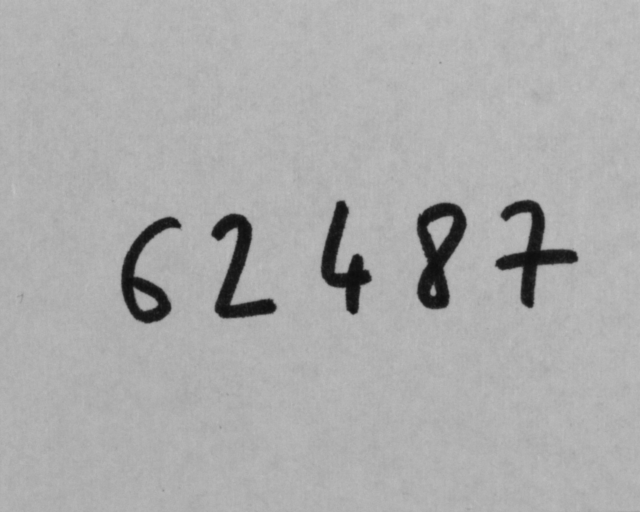
#> input picture code0 (2) (1) (3).tif, 1280 x 1024 px (shown at 1/2 size)
$ jupyter execute TriPostal2.ipynb
#> lines starting #> are read from the running program, lines starting #| are printed output that depends on the picture; after the words box and inside, x2 and y2 are one past the last pixel; in counts of white or black regions, pixels touching at a corner belong together
[cell 1]
import cv2 as cv
from matplotlib import pyplot as plt
import numpy as np

[cell 2]
image = cv.imread("./code0 (2) (1) (3).tif", cv.IMREAD_GRAYSCALE) #image charger en niveau de gris directement
#> image is the input picture: shape (1024, 1280); min 13, max 197, mean 172.2


assert image is not None, "file could not be read, check with os.path.exists()"

[cell 3]
plt.imshow(image, cmap='gray')

## histogramme

[cell 4]
if image is None:
     print("Erreur : Impossible de lire l'image.")
else:
        # Calculer l'histogramme
        histogram = cv.calcHist([image], [0], None, [256], [0, 256])
#> histogram = 256 values, max 159675 at index 179, min 0 at index 0, mean 5120

        # Afficher l'image
        plt.figure(figsize=(12, 5))

        plt.subplot(1, 2, 1)
        plt.imshow(image, cmap='gray')
        plt.title("Image en Niveaux de Gris")
        plt.axis("off")

        # Afficher l'histogramme
        plt.subplot(1, 2, 2)
        plt.plot(histogram, color='black')
        plt.title("Histogramme des Intensités")
        plt.xlabel("Valeur des Pixels")
        plt.ylabel("Nombre de Pixels")
        plt.xlim([0, 256])  # Plage des valeurs de pixel

        plt.show()
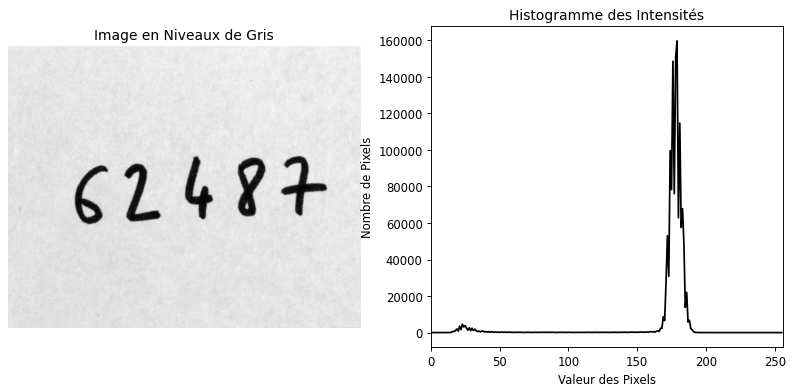
#> figure drawn by matplotlib, 2 panels; panel 2: curve peaks at x = 179, y = 159675

[cell 5]
def showHist(image):
    if image.ndim == 2:
        fig, axes = plt.subplots(1, 2, figsize=(9, 4))
        histr = cv.calcHist([image], [0], None, [256], [0, 256]).flatten()
        axes[1].bar(range(len(histr)), histr)
        axes[1].set_xlim([0, 256])
        axes[0].imshow(image, cmap="gray")
        axes[0].set_axis_off()
    else:
        color = ("b", "g", "r")
        for i, col in enumerate(color):
            histr = cv.calcHist([image], [i], None, [256], [0, 256])
            plt.plot(histr, color=col)
            plt.xlim([0, 256])
    plt.show()

[cell 6]
showHist(image)
#> in showHist, `histr = cv.calcHist([image], [0], None, [256], [0, 256]).flatten()`: histr has the same summary as histogram outside showHist

## Binarisation

[cell 7]
def binarize(image):
    tresh, img = cv.threshold(image, 0, 255, cv.THRESH_BINARY_INV + cv.THRESH_OTSU)
    return tresh, img.astype("uint8")

def showBinary(image):
    tresh, binary_img = binarize(image)
#> in binarize, `tresh, img = cv.threshold(image, 0, 255, cv.THRESH_BINARY_INV + cv.THR..`:
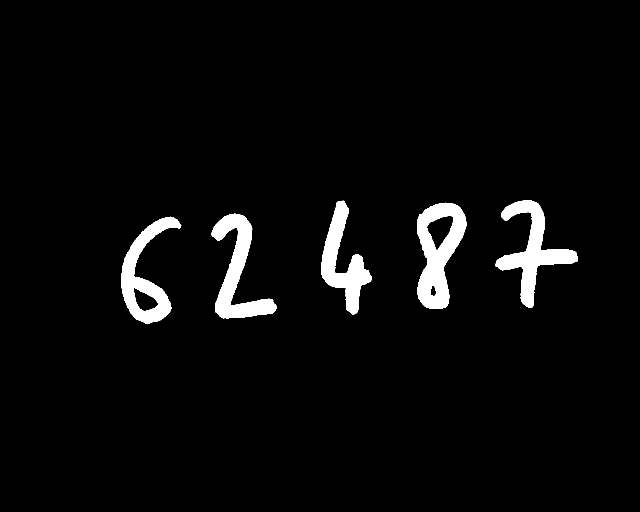
#> img: shape (1024, 1280) (shown at 1/2 size); 3.8% white; 5 white regions, box (x1, y1, x2, y2) and area: (834, 405, 934, 618) 11557, (991, 400, 1156, 616) 10592, (423, 427, 553, 637) 9969, (242, 433, 363, 647) 9251, (642, 401, 743, 629) 8854
#> in binarize, `tresh, img = cv.threshold(image, 0, 255, cv.THRESH_BINARY_INV + cv.THR..`: tresh = 105
    plt.imshow(binary_img, cmap="gray")
    plt.title(f"Binarized image with a threshold value of {tresh}")
    plt.axis("off")
    plt.show()

[cell 8]
showBinary(image)

## Erosion

[cell 9]
def enhance_img(image):
    kernel = np.ones((5, 5), np.uint8)
    image_erode = cv.erode(image, kernel, iterations=1)
    return image_erode

[cell 10]
# Appliquer l'amélioration de l'image
eroded_image = enhance_img(binarize(image)[1])
#> in enhance_img, `kernel = np.ones((5, 5), np.uint8)`: kernel = [[1, 1, 1, 1, 1], [1, 1, 1, 1, 1], [1, 1, 1, 1, 1], [1, 1, 1, 1, 1], [1, 1, 1, 1, 1]]
#> in enhance_img, `image_erode = cv.erode(image, kernel, iterations=1)`: image_erode: shape (1024, 1280); 3.1% white; 5 white regions, box (x1, y1, x2, y2) and area: (836, 408, 931, 616) 9540, (993, 402, 1154, 614) 8655, (425, 430, 551, 635) 8097, (644, 404, 741, 627) 7262, (245, 436, 360, 645) 7236
plt.imshow(eroded_image , cmap='gray' )

## Identification des region de l'image

[cell 11]
def connectedRegion(image):
    """
    Fonction qui détecte les régions connectées dans une image binaire et extrait chaque région sous forme de sous-image.

    :param image: Image binaire (noir et blanc) contenant les objets connectés.
    :return: L'image avec les contours dessinés + Liste des régions extraites.
    """

    # Étape 1 : Détecter les régions connectées
    num_labels, labels = cv.connectedComponents(image)
    # `num_labels` : Nombre total de régions (y compris l'arrière-plan)
    # `labels` : Image où chaque pixel a une valeur indiquant à quelle région il appartient

    # Étape 2 : Convertir l'image en couleur pour afficher les contours
    output = cv.cvtColor(image, cv.COLOR_GRAY2BGR)  # Convertit l'image en RGB pour dessiner les rectangles en couleur

    digits = []  # Liste pour stocker les régions extraites

    # Étape 3 : Boucler sur chaque région détectée (en ignorant le fond qui est label=0)
    for label in range(1, num_labels):
        mask = (labels == label).astype("uint8") * 255
        # Crée une image binaire où la région actuelle est en blanc (255) et le reste en noir (0)

        # Trouver toutes les coordonnées des pixels appartenant à cette région
        coords = cv.findNonZero(mask)  # Renvoie une liste des coordonnées (x, y) où mask = 255

        # Trouver les bornes de la boîte englobante (bounding box)
        x_min, y_min = coords[:, 0, 0].min(), coords[:, 0, 1].min()
        x_max, y_max = coords[:, 0, 0].max(), coords[:, 0, 1].max()

        # Étape 4 : Dessiner un rectangle autour de chaque région détectée
        cv.rectangle(output, (x_min, y_min), (x_max, y_max), (0, 255, 0), 2)
        # Dessine un rectangle vert (0, 255, 0) avec une épaisseur de 2 pixels

        # Étape 5 : Extraire la sous-image correspondant à la région détectée
        digits.append(mask[y_min:y_max, x_min:x_max])
        # On découpe la région et l'ajoute à la liste

    return output, digits

[cell 12]
def connectedRegion_contours(image):
    """
    Détecte les régions connectées dans une image binaire en utilisant cv.findContours()
    et extrait chaque région sous forme de sous-image.

    :param image: Image binaire (noir et blanc) contenant les objets connectés.
    :return: L'image avec les contours dessinés + Liste des régions extraites.
    """

    # Étape 1 : Trouver les contours des objets connectés
    contours, _ = cv.findContours(image, cv.RETR_EXTERNAL, cv.CHAIN_APPROX_SIMPLE)
    # `cv.RETR_EXTERNAL` : Récupère uniquement les contours externes
    # `cv.CHAIN_APPROX_SIMPLE` : Compresse les contours en supprimant les points redondants

    # Étape 2 : Convertir l'image en couleur pour dessiner les rectangles
    output = cv.cvtColor(image, cv.COLOR_GRAY2BGR)

    digits = []  # Liste des régions extraites

    # Étape 3 : Boucler sur chaque contour détecté
    for contour in contours:
        # Trouver la boîte englobante (bounding box) autour du contour
        x, y, w, h = cv.boundingRect(contour)

        # Dessiner un rectangle autour de la région
        cv.rectangle(output, (x, y), (x + w, y + h), (0, 255, 0), 2)

        # Extraire la région d'intérêt
        digit = image[y:y + h, x:x + w]
        digits.append(digit)

    return output, digits

[cell 13]
from typing import List

def show_digits(digits: List[np.ndarray]):
    """
    Affiche une liste d'images de chiffres (ou régions extraites) en niveaux de gris.

    :param digits: Liste de sous-images en niveaux de gris.
    """
    num_digits = len(digits)  # Nombre d'images à afficher

    if num_digits == 0:
        print("Aucune image à afficher.")
        return

    # Créer une figure avec plusieurs sous-plots
    fig, axes = plt.subplots(1, num_digits, figsize=(num_digits * 2, 2))

    # Si un seul élément, `axes` n'est pas une liste, on le convertit
    if num_digits == 1:
        axes = [axes]

    # Parcourir et afficher chaque image
    for idx, digit in enumerate(digits):
        axes[idx].imshow(digit, cmap="gray")  # Affichage en niveaux de gris
        axes[idx].axis("off")  # Cacher les axes pour une meilleure visibilité

    plt.show()  # Afficher l'ensemble des images

[cell 14]
# Détecter et afficher les régions connectées
regions_image, digits = connectedRegion(eroded_image)
#> in connectedRegion, `num_labels, labels = cv.connectedComponents(image)`:
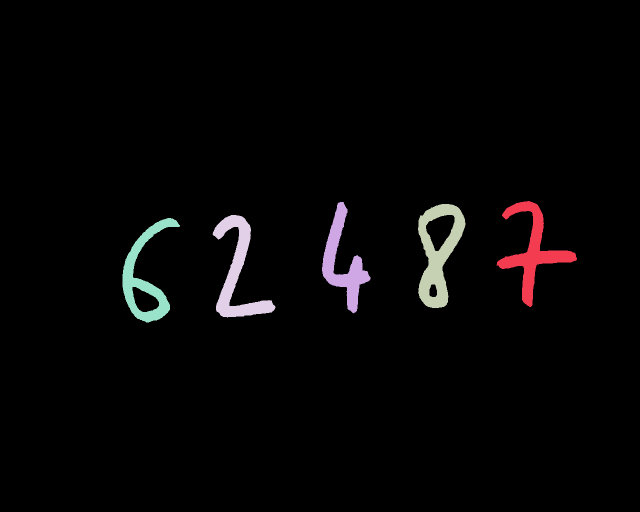
#> labels: shape (1024, 1280) int32 (shown at 1/2 size); 6 distinct labels, from 0 to 5; one colour per label, 0 black
#> in connectedRegion, `num_labels, labels = cv.connectedComponents(image)`: num_labels = 6
#> the loop in connectedRegion, `for label in range(1, num_labels):` made 5 passes
#> (x_min, y_min, x_max, y_max) on passes 1 to 5: (993, 402, 1153, 613), (644, 404, 740, 626), (836, 408, 930, 615), (425, 430, 550, 634), (245, 436, 359, 644)
#> after the loop in connectedRegion, `for label in range(1, num_labels):`: mask: shape (1024, 1280); 0.55% white; 1 white region, box (x1, y1, x2, y2) and area: (245, 436, 360, 645) 7236
#> after the loop in connectedRegion, `for label in range(1, num_labels):`:
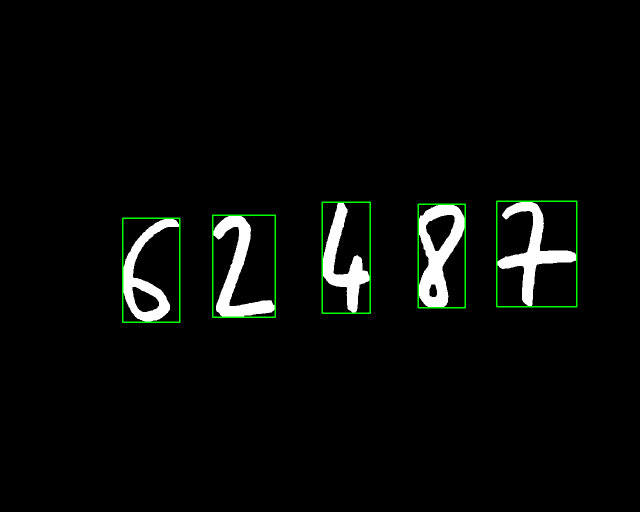
#> output: shape (1024, 1280, 3) (shown at 1/2 size); mean B, G, R 7.8, 9.8, 7.8
#> after the loop in connectedRegion, `for label in range(1, num_labels):`: digits = 5 items
#> digits = 5 items
plt.imshow(regions_image)
# plt.show()
show_digits(digits)
#> in show_digits, `num_digits = len(digits)  # Nombre d'images à afficher`: num_digits = 5
#> the loop in show_digits, `for idx, digit in enumerate(digits):` made 5 passes
#> in show_digits, `plt.show()  # Afficher l'ensemble des images`:
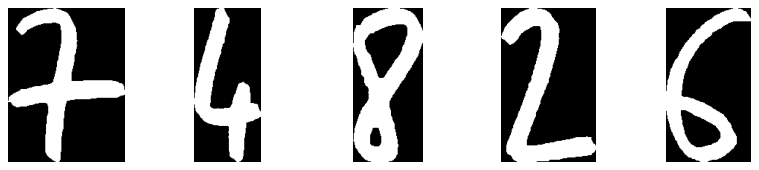
#> figure drawn by matplotlib, 5 panels

## Dilatation

[cell 15]
def dilate_img(img: np.ndarray):
    """
    Applique la dilation à une image binaire dans quatre directions :
    est, ouest, nord et sud.

    :param img: Image en niveaux de gris (binaire) de type numpy.ndarray.
    :return: Dictionnaire contenant les versions dilatées de l'image.
    """

    # Obtenir les dimensions de l'image
    V, H = img.shape  # V = Hauteur (Vertical), H = Largeur (Horizontal)

    # Définition des tailles des noyaux de dilation
    horizontal_size = 2 * H + 1  # Largeur du noyau horizontal
    vertical_size = 2 * V + 1    # Hauteur du noyau vertical

    # Création des noyaux de dilation
    kernel_horizontal = np.zeros((1, horizontal_size), dtype=np.uint8)
    kernel_horizontal[0, :H] = 1  # Partie gauche du noyau activée

    kernel_vertical = np.zeros((vertical_size, 1), dtype=np.uint8)
    kernel_vertical[:V, 0] = 1  # Partie haute du noyau activée

    # Appliquer la dilation dans chaque direction
    dilated_east = cv.dilate(img, kernel_horizontal, iterations=1)  # Vers l'est
    dilated_west = cv.dilate(img, np.flip(kernel_horizontal, axis=1), iterations=1)  # Vers l'ouest

    dilated_north = cv.dilate(img, kernel_vertical, iterations=1)  # Vers le nord
    dilated_south = cv.dilate(img, np.flip(kernel_vertical, axis=0), iterations=1)  # Vers le sud

    return {
        "east": dilated_east.astype("uint8"),
        "west": dilated_west.astype("uint8"),
        "south": dilated_south.astype("uint8"),
        "north": dilated_north.astype("uint8"),
    }

[cell 16]
dilated_dict = dilate_img(digits[-1])
#> in dilate_img, `dilated_east = cv.dilate(img, kernel_horizontal, iterations=1)  # Vers..`: dilated_east: shape (208, 114); 82.2% white; 1 black region, box (x1, y1, x2, y2) and area: (0, 0, 91, 208) 4220
#> in dilate_img, `dilated_east = cv.dilate(img, kernel_horizontal, iterations=1)  # Vers..`: img: shape (208, 114); 30.5% white; 1 white region, box (x1, y1, x2, y2) and area: (0, 0, 114, 208) 7227
#> in dilate_img, `dilated_west = cv.dilate(img, np.flip(kernel_horizontal, axis=1), iter..`: dilated_west: shape (208, 114); 53.6% white; 1 black region, box (x1, y1, x2, y2) and area: (20, 0, 114, 208) 11005
#> in dilate_img, `dilated_north = cv.dilate(img, kernel_vertical, iterations=1)`:
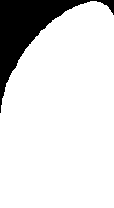
#> dilated_north: shape (208, 114); 86.2% white; 1 black region, box (x1, y1, x2, y2) and area: (0, 0, 114, 113) 3272
#> in dilate_img, `dilated_south = cv.dilate(img, np.flip(kernel_vertical, axis=0), itera..`:
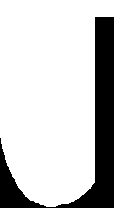
#> dilated_south: shape (208, 114); 78.9% white; 1 black region, box (x1, y1, x2, y2) and area: (0, 17, 114, 208) 5011
#> dilated_dict = 4 items

## Trouver les cavités

[cell 17]
from typing import Dict

def find_calvitie(digit: np.ndarray, morph_dict: Dict[str, np.ndarray]):
    east_cavitie = (
        morph_dict["east"]
        & (255 - morph_dict["west"])
        & morph_dict["south"]
        & morph_dict["north"]
        & (255 - digit)
    )
    return east_cavitie

[cell 18]
fig, axes = plt.subplots(1, len(dilated_dict))
for ax, (key, mat) in zip(axes, dilated_dict.items()):
    ax.imshow(mat, cmap="gray")
    ax.set_title(key)
#> this loop made 4 passes
#> key on passes 1 to 4: 'east', 'west', 'south', 'north'
plt.show()
plt.imshow(find_calvitie(digits[-1], dilated_dict), cmap="gray")
#> in find_calvitie, `east_cavitie = ( morph_dict["east"] & (255 - morph_dict["west"]) & mor..`:
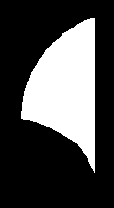
#> east_cavitie: shape (208, 114); 28.5% white; 1 white region, box (x1, y1, x2, y2) and area: (21, 18, 95, 173) 6754
plt.show()

[cell 19]
import cv2 as cv
import numpy as np
import matplotlib.pyplot as plt

# Générer une image artificielle avec des chiffres (pour l'exemple)
image = np.zeros((200, 400), dtype=np.uint8)
cv.putText(image, "123", (50, 150), cv.FONT_HERSHEY_SIMPLEX, 4, (255,), 10, cv.LINE_AA)
#> image: shape (200, 400)

# Étape 1 : Convertir en niveaux de gris (déjà en niveaux de gris)
gray = image.copy()

# Étape 2 : Appliquer un seuillage binaire
_, binary = cv.threshold(gray, 100, 255, cv.THRESH_BINARY)
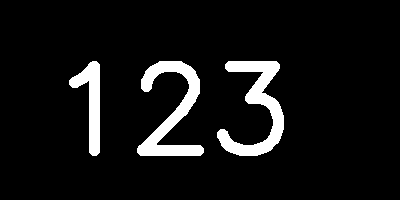
#> binary: shape (200, 400); 7.6% white; 3 white regions

# Étape 3 : Trouver les contours
contours, _ = cv.findContours(binary, cv.RETR_EXTERNAL, cv.CHAIN_APPROX_SIMPLE)
#> contours = 3 contours; box (x1, y1, x2, y2) and area: (137, 61, 204, 156) 2216, (217, 61, 284, 156) 2196, (69, 61, 100, 156) 1162

# Étape 4 : Dessiner les contours sur une image couleur
output = cv.cvtColor(binary, cv.COLOR_GRAY2BGR)
#> output: shape (200, 400, 3); 7.6% white; 3 white regions, box (x1, y1, x2, y2) and area: (137, 61, 204, 156) 2409, (217, 61, 284, 156) 2391, (69, 61, 100, 156) 1275
for contour in contours:
    x, y, w, h = cv.boundingRect(contour)
    cv.rectangle(output, (x, y), (x + w, y + h), (0, 255, 0), 2)
#> this loop made 3 passes
#> (x, w) on passes 1 to 3: (217, 67), (137, 67), (69, 31)
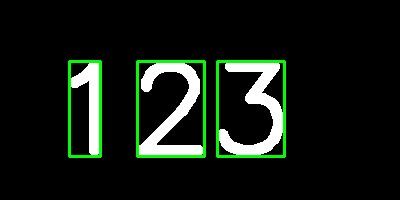
#> output: shape (200, 400, 3); mean B, G, R 18.1, 26.7, 18.1

# Affichage des images
fig, ax = plt.subplots(1, 2, figsize=(10, 5))
ax[0].imshow(binary, cmap='gray')
ax[0].set_title("Image Seuilée")
ax[0].axis("off")

ax[1].imshow(output)
ax[1].set_title("Contours Détectés")
ax[1].axis("off")

plt.show()
